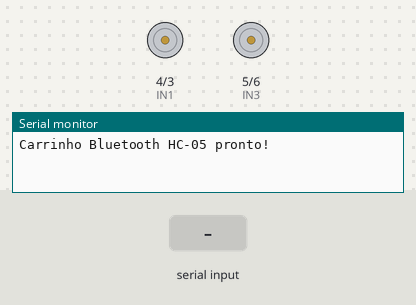
Bench run of a sketch on a simulated Arduino Uno, built with avr-gcc and run on an emulated ATmega328P. Shown: motor-driver pin pairs drawn as motors (green arrow = first pin HIGH = forward, orange = second pin HIGH = backward, longer = more drive), the last lines printed to the serial monitor. The inputs (shaded band) are chosen by the test bench.

Above: at 1.2 s.
1.3 s: "F" received over the second serial link
At 1.7 s:
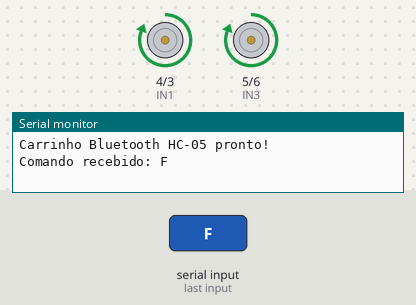
3.4 s: "B" received over the second serial link
At 3.8 s:
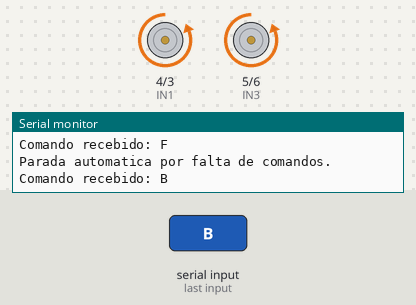
5.5 s: "L" received over the second serial link
At 5.9 s:
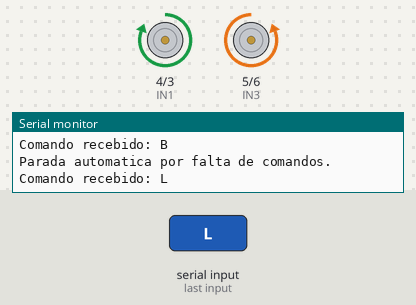
7.6 s: "R" received over the second serial link
At 8.0 s:
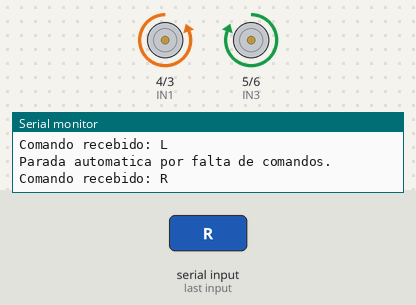
Timing chart, 0 to 10.6 s (numbered marks = the images above; inputs shaded):
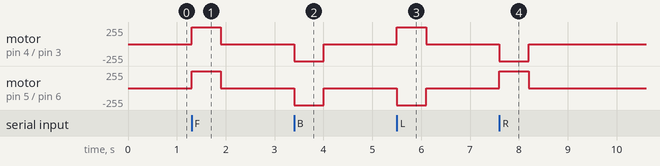

Measured:
- after the input at 1.3 s, motor on pin 4 (IN1) / pin 3 (IN2), motor on pin 5 (IN3) / pin 6 (IN4): stopped → forward 255/255 at once, → stopped 0.60 s later
- after the input at 3.4 s, motor on pin 4 (IN1) / pin 3 (IN2), motor on pin 5 (IN3) / pin 6 (IN4): stopped → backward 255/255 at once, → stopped 0.60 s later
- after the input at 5.5 s, motor on pin 4 (IN1) / pin 3 (IN2): stopped → forward 255/255 at once, → stopped 0.60 s later; motor on pin 5 (IN3) / pin 6 (IN4): stopped → backward 255/255 at once, → stopped 0.60 s later
- after the input at 7.6 s, motor on pin 4 (IN1) / pin 3 (IN2): stopped → backward 255/255 at once, → stopped 0.60 s later; motor on pin 5 (IN3) / pin 6 (IN4): stopped → forward 255/255 at once, → stopped 0.60 s later

The sketch:

CarrinhoBluetoothHC05.ino
```cpp
#include <SoftwareSerial.h>

// HC-05: TXD -> pino 10 e RXD -> pino 11 (divisor de tensao).
SoftwareSerial bluetooth(10, 11);  // RX, TX

// Pinos da ponte H conforme a montagem.
const byte IN1 = 4;
const byte IN2 = 3;
const byte IN3 = 5;
const byte IN4 = 6;

// O aplicativo repete os comandos durante o movimento.
// Se a comunicacao parar, os motores sao desligados.
const unsigned long TEMPO_LIMITE_MS = 600;

unsigned long instanteUltimoComando = 0;
bool estaMovimentando = false;

void configurarMotores() {
  pinMode(IN1, OUTPUT);
  pinMode(IN2, OUTPUT);
  pinMode(IN3, OUTPUT);
  pinMode(IN4, OUTPUT);
}

void frente() {
  digitalWrite(IN1, HIGH);
  digitalWrite(IN2, LOW);
  digitalWrite(IN3, HIGH);
  digitalWrite(IN4, LOW);
}

void tras() {
  digitalWrite(IN1, LOW);
  digitalWrite(IN2, HIGH);
  digitalWrite(IN3, LOW);
  digitalWrite(IN4, HIGH);
}

void esquerda() {
  digitalWrite(IN1, HIGH);
  digitalWrite(IN2, LOW);
  digitalWrite(IN3, LOW);
  digitalWrite(IN4, HIGH);
}

void direita() {
  digitalWrite(IN1, LOW);
  digitalWrite(IN2, HIGH);
  digitalWrite(IN3, HIGH);
  digitalWrite(IN4, LOW);
}

void parar() {
  digitalWrite(IN1, LOW);
  digitalWrite(IN2, LOW);
  digitalWrite(IN3, LOW);
  digitalWrite(IN4, LOW);
  estaMovimentando = false;
}

void executarComando(char comando) {
  switch (comando) {
    case 'F': case 'f':
      frente();
      break;
    case 'B': case 'b':
      tras();
      break;
    case 'L': case 'l':
      esquerda();
      break;
    case 'R': case 'r':
      direita();
      break;
    case 'S': case 's':
      parar();
      return;
    default:
      return;
  }
  instanteUltimoComando = millis();
  estaMovimentando = true;
}

void setup() {
  Serial.begin(9600);
  bluetooth.begin(9600);
  configurarMotores();
  parar();
  Serial.println("Carrinho Bluetooth HC-05 pronto!");
}

void loop() {
  while (bluetooth.available()) {
    char comando = bluetooth.read();
    Serial.print("Comando recebido: ");
    Serial.println(comando);
    executarComando(comando);
  }

  if (estaMovimentando &&
      millis() - instanteUltimoComando > TEMPO_LIMITE_MS) {
    parar();
    Serial.println("Parada automatica por falta de comandos.");
  }
}
```
